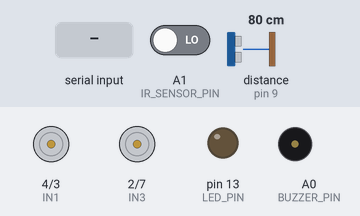
Bench run of a sketch on a simulated Arduino Uno, built with avr-gcc and run on an emulated ATmega328P. Parts: motor-driver pin pairs drawn as motors (green arrow = first pin HIGH = forward, orange = second pin HIGH = backward, longer = more drive, scaled by the enable pin), output pins drawn as LEDs (lit = HIGH), buzzer (waves = sounding). Wiring (inferred from the names in the program): ultrasonic range finder: trigger pin 8; echo pin 9. Dashed ring = blinking. The inputs (shaded band) are chosen by the test bench; at power-on: distance to the obstacle (sensor on pin 9) 80 cm, A1 (IR_SENSOR_PIN) LOW. The echo pulse lasts 58.3 µs per cm; pins used as bus, display or sensor lines are not drawn.

Above: at 1.2 s.
1.3 s: distance to the obstacle (sensor on pin 9) set to 18 cm
2.8 s: distance to the obstacle (sensor on pin 9) set to 14 cm
At 3.3 s:
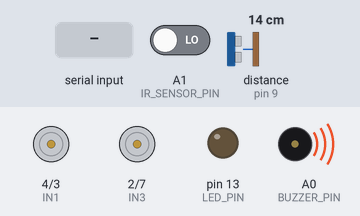
5.8 s: distance to the obstacle (sensor on pin 9) set to 35 cm
At 7.6 s:
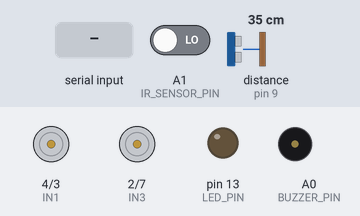
8.3 s: A1 (IR_SENSOR_PIN) driven HIGH
At 8.39 s:
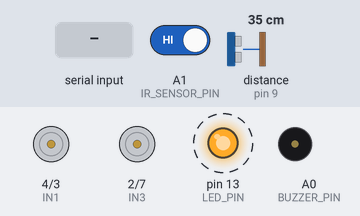
11.3 s: "F90\n" received over the second serial link
At 11.59 s:
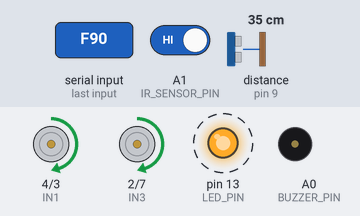
14.3 s: "V\n" received over the second serial link
At 14.4 s:
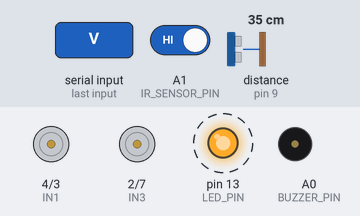
Timing chart, 0 to 18.3 s (numbered marks = the images above; inputs shaded):
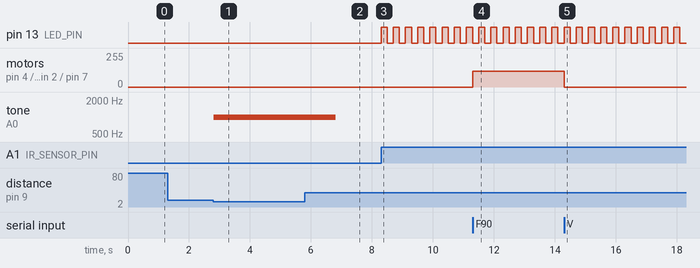

The sketch:

separated_manual_mode1.ino
```cpp
#include <SoftwareSerial.h>

// Motor driver pins
#define ENA 5
#define IN1 4
#define IN2 3
#define ENB 6
#define IN3 2
#define IN4 7

// Bluetooth pins
#define BT_RX 12
#define BT_TX 10

// Ultrasonic pins
#define TRIG 8
#define ECHO 9

// Buzzer, LED, IR sensor
#define LED_PIN 13
#define BUZZER_PIN A0
#define IR_SENSOR_PIN A1

SoftwareSerial BT(BT_RX, BT_TX);

int motorSpeed = 120;
int avoidThreshold = 15;
bool obstacleDetected = false;
bool ledShouldBlink = false;
bool ledState = false;

unsigned long lastCheck = 0;
unsigned long lastBlink = 0;

void setup() {
  // Motor pins
  pinMode(ENA, OUTPUT);
  pinMode(IN1, OUTPUT);
  pinMode(IN2, OUTPUT);
  pinMode(ENB, OUTPUT);
  pinMode(IN3, OUTPUT);
  pinMode(IN4, OUTPUT);

  // Ultrasonic pins
  pinMode(TRIG, OUTPUT);
  pinMode(ECHO, INPUT);

  // Others
  pinMode(LED_PIN, OUTPUT);
  pinMode(BUZZER_PIN, OUTPUT);
  pinMode(IR_SENSOR_PIN, INPUT);

  BT.begin(9600);
  stopMotors();
}

void loop() {
  // Check obstacle every 200ms
  if (millis() - lastCheck > 200) {
    lastCheck = millis();
    int dist = readDistance();
    if (dist > 0 && dist < avoidThreshold) {
      obstacleDetected = true;
      stopMotors();
      tone(BUZZER_PIN, 1000);
delay(2000);
noTone(BUZZER_PIN);
ledShouldBlink = false;         // Stop the blinking state
digitalWrite(LED_PIN, LOW);     // Ensure LED is off
// Turn off LED when obstacle detected
    } else {
      obstacleDetected = false;
    }
  }

  // Check if black line detected by IR sensor
  if (!obstacleDetected && digitalRead(IR_SENSOR_PIN) == HIGH) {
    ledShouldBlink = true; // Start blinking and keep blinking
  }

  // LED blink logic (after line detection, until obstacle appears)
  if (!obstacleDetected && ledShouldBlink) {
    if (millis() - lastBlink >= 200) {
      lastBlink = millis();
      ledState = !ledState;
      digitalWrite(LED_PIN, ledState);
    }
  } else {
    digitalWrite(LED_PIN, LOW); // Turn off LED if obstacle or never saw line
  }

  // Bluetooth command handling
  if (BT.available()) {
    String input = BT.readStringUntil('\n');
    processCommand(input);
  }
}

void processCommand(String inputString) {
  if (inputString.length() == 0) return;

  char command = inputString.charAt(0);

  if (obstacleDetected) {
    stopMotors(); // Always stop if obstacle is detected
    return;
  }

  if (command == 'F') forward();
  else if (command == 'B') backward();
  else if (command == 'L') turnLeft();
  else if (command == 'R') turnRight();
  else if (command == 'S') stopMotors();
  else if (command == 'V') {
    int speed = inputString.substring(1).toInt();
    motorSpeed = constrain(speed, 0, 255);
    if (isMoving()) {
      analogWrite(ENA, motorSpeed);
      analogWrite(ENB, motorSpeed);
    }
  }
}

bool isMoving() {
  return digitalRead(IN1) != digitalRead(IN2) || digitalRead(IN3) != digitalRead(IN4);
}

void forward() {
  digitalWrite(IN1, HIGH); digitalWrite(IN2, LOW);
  digitalWrite(IN3, HIGH); digitalWrite(IN4, LOW);
  analogWrite(ENA, motorSpeed);
  analogWrite(ENB, motorSpeed);
}

void backward() {
  digitalWrite(IN1, LOW); digitalWrite(IN2, HIGH);
  digitalWrite(IN3, LOW); digitalWrite(IN4, HIGH);
  analogWrite(ENA, motorSpeed);
  analogWrite(ENB, motorSpeed);
}

void turnLeft() {
  digitalWrite(IN1, LOW); digitalWrite(IN2, HIGH);
  digitalWrite(IN3, HIGH); digitalWrite(IN4, LOW);
  analogWrite(ENA, motorSpeed);
  analogWrite(ENB, motorSpeed);
}

void turnRight() {
  digitalWrite(IN1, HIGH); digitalWrite(IN2, LOW);
  digitalWrite(IN3, LOW); digitalWrite(IN4, HIGH);
  analogWrite(ENA, motorSpeed);
  analogWrite(ENB, motorSpeed);
}

void stopMotors() {
  digitalWrite(IN1, LOW); digitalWrite(IN2, LOW);
  digitalWrite(IN3, LOW); digitalWrite(IN4, LOW);
  analogWrite(ENA, 0);
  analogWrite(ENB, 0);
}

int readDistance() {
  digitalWrite(TRIG, LOW);
  delayMicroseconds(2);
  digitalWrite(TRIG, HIGH);
  delayMicroseconds(10);
  digitalWrite(TRIG, LOW);
  long duration = pulseIn(ECHO, HIGH, 20000); // timeout after 20ms
  int distance = duration * 0.034 / 2;
  if (distance == 0 || distance > 400) return -1; // out of range
  return distance;
}
```

Measured:
- the behaviour switches between 16 and 15 cm on distance to the obstacle (sensor on pin 9) (found by bisection; images 0 and 1)
- after the input at 1.3 s, every drawn part: stays the same
- after the input at 2.8 s, tone on A0 (BUZZER_PIN): silent → 1000 Hz at once
- after the input at 5.8 s, tone on A0 (BUZZER_PIN): 1000 Hz → silent after 1.0 s
- after the input at 8.3 s, pin 13 (LED_PIN): alternates HIGH for 0.20 s and LOW for 0.20 s, starting at once
- after the input at 11.3 s, motor on pin 4 (IN1) / pin 3 (IN2), motor on pin 2 (IN3) / pin 7 (IN4): stopped → forward 120/255 at once
- after the input at 14.3 s, motor on pin 4 (IN1) / pin 3 (IN2), motor on pin 2 (IN3) / pin 7 (IN4): forward 120/255 → stopped at once
